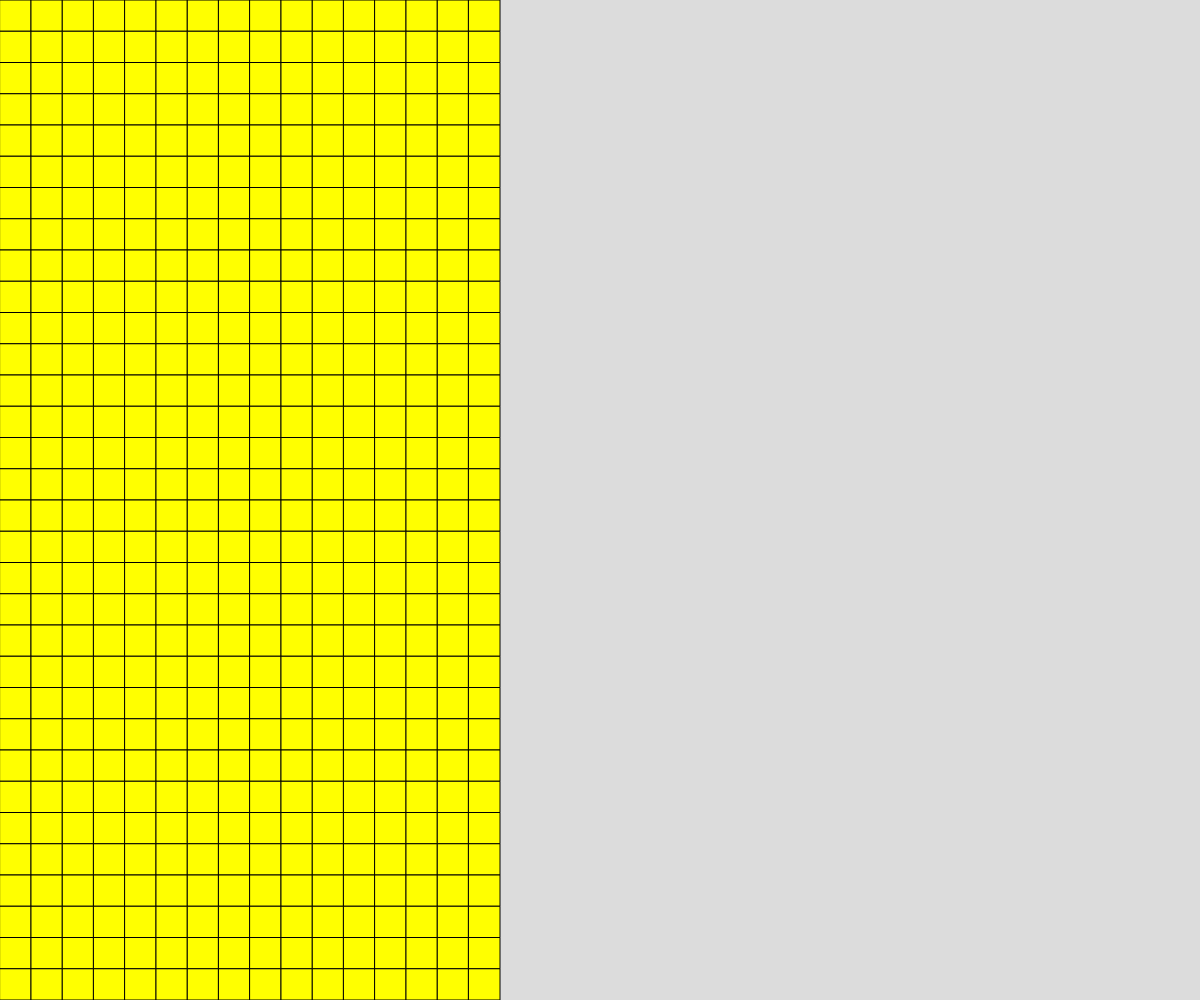
Frame 1 (no input)
Frame 60 (no input): identical to frame 1, image omitted
Frame 120 (the mouse pressed at the canvas centre since frame 60): identical to frame 1, image omitted

The p5.js sketch that drew this single still picture (run headless with seeded random() and noise() and a simulated clock; from frame 60 on, the mouse is pressed at the canvas centre):

// p5.js sketch
// ── sketch.js

const ROWS = 32;
const COLS = 16;
let grid;
let cellSize;

function setup() {
  createCanvas(windowWidth, windowHeight);
  grid = createEmpty2dArray(ROWS, COLS);

  if (width < height) {
    cellSize = width/COLS;
  } else {
    cellSize = height/ROWS;
  }
}

function draw() {
  background(220);
  displayGrid(grid);
}

function displayGrid(grid) {
  for (let y = 0; y < ROWS; y ++) {
    for (let x = 0; x < COLS; x ++) {
      if (grid[y][x] === 0) {
        fill('yellow');
      }
      if (grid[y][x] === 1) {
        fill('blue');
      }
      square(x*cellSize, y*cellSize, cellSize)
    }
  }
}

function createEmpty2dArray(rows, cols) {
  let newGrid = [];
  for (let y = 0; y < rows; y ++) {
    newGrid.push([]);
    for (let x = 0; x < cols; x ++) {
      newGrid[y].push(0);
    }
  }
  return newGrid;
}

function mousePressed() {
  let x = Math.floor(mouseX/cellSize);
  let y = Math.floor(mouseY/cellSize);
  toggleCell(x, y);
  toggleCell(x+1, y);
  toggleCell(x-1, y);
  toggleCell(x, y+1);
  toggleCell(x, y-1);

  // grid[Math.floor(mouseY/cellSize)][Math.floor(mouseX/cellSize)] = 1;
}

function toggleCell(x, y) {
  // Sanity check
  if (x >= 0 && x < COLS && y >= 0 && y < ROWS) {
    if (grid[y][x] === 0) {
      grid[y][x] = 1;
    } else if (grid[y][x] === 1) {
      grid[y][x] = 0;
    }

  }

}
